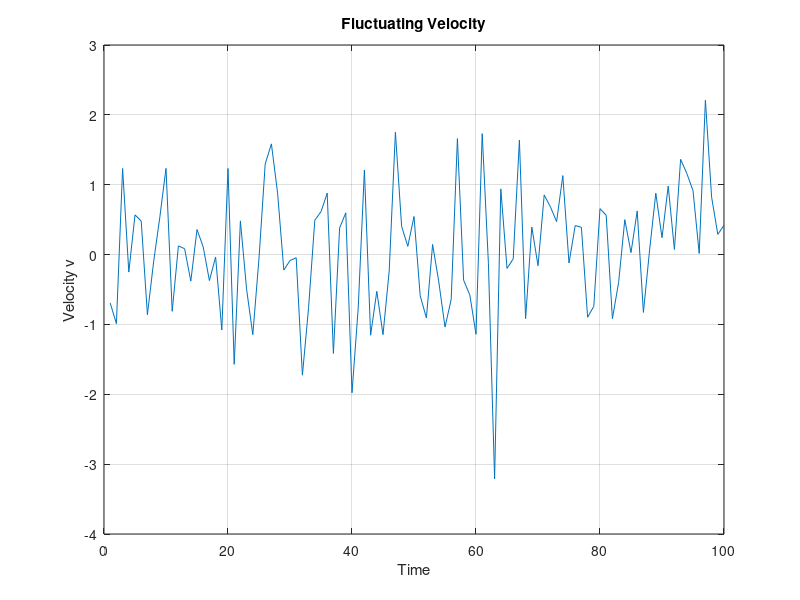

Write MATLAB code to recreate this figure.
clc %clearig command window
clear %clearing history
N=100;
t=(1:1:N)
for i=1:N;
v(i)=randn(1,1)
end
plot(t,v)
title('Fluctuating Velocity')
xlabel('Time')
ylabel('Velocity v')
grid on